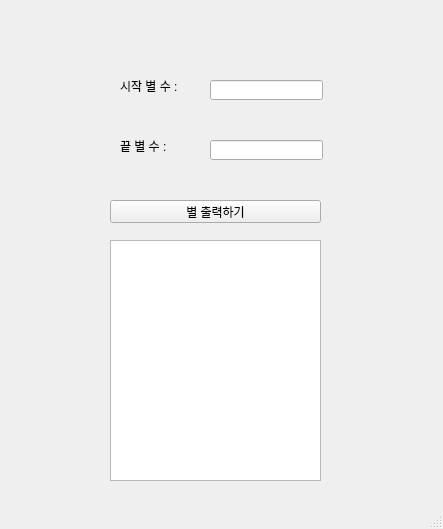
<?xml version="1.0" encoding="UTF-8"?>
<ui version="4.0">
 <class>MainWindow</class>
 <widget class="QMainWindow" name="MainWindow">
  <property name="geometry">
   <rect>
    <x>0</x>
    <y>0</y>
    <width>443</width>
    <height>529</height>
   </rect>
  </property>
  <property name="windowTitle">
   <string>MainWindow</string>
  </property>
  <widget class="QWidget" name="centralwidget">
   <widget class="QLabel" name="lbl_first">
    <property name="geometry">
     <rect>
      <x>120</x>
      <y>70</y>
      <width>81</width>
      <height>31</height>
     </rect>
    </property>
    <property name="text">
     <string>시작 별 수 : </string>
    </property>
   </widget>
   <widget class="QLabel" name="lbl_last">
    <property name="geometry">
     <rect>
      <x>120</x>
      <y>130</y>
      <width>81</width>
      <height>31</height>
     </rect>
    </property>
    <property name="text">
     <string>끝 별 수 : </string>
    </property>
   </widget>
   <widget class="QLineEdit" name="le_first">
    <property name="geometry">
     <rect>
      <x>210</x>
      <y>80</y>
      <width>113</width>
      <height>20</height>
     </rect>
    </property>
   </widget>
   <widget class="QLineEdit" name="le_last">
    <property name="geometry">
     <rect>
      <x>210</x>
      <y>140</y>
      <width>113</width>
      <height>20</height>
     </rect>
    </property>
   </widget>
   <widget class="QPushButton" name="pb">
    <property name="geometry">
     <rect>
      <x>110</x>
      <y>200</y>
      <width>211</width>
      <height>23</height>
     </rect>
    </property>
    <property name="text">
     <string>별 출력하기</string>
    </property>
   </widget>
   <widget class="QPlainTextEdit" name="pte">
    <property name="geometry">
     <rect>
      <x>110</x>
      <y>240</y>
      <width>211</width>
      <height>241</height>
     </rect>
    </property>
   </widget>
  </widget>
  <widget class="QMenuBar" name="menubar">
   <property name="geometry">
    <rect>
     <x>0</x>
     <y>0</y>
     <width>443</width>
     <height>21</height>
    </rect>
   </property>
  </widget>
  <widget class="QStatusBar" name="statusbar"/>
 </widget>
 <resources/>
 <connections/>
</ui>
